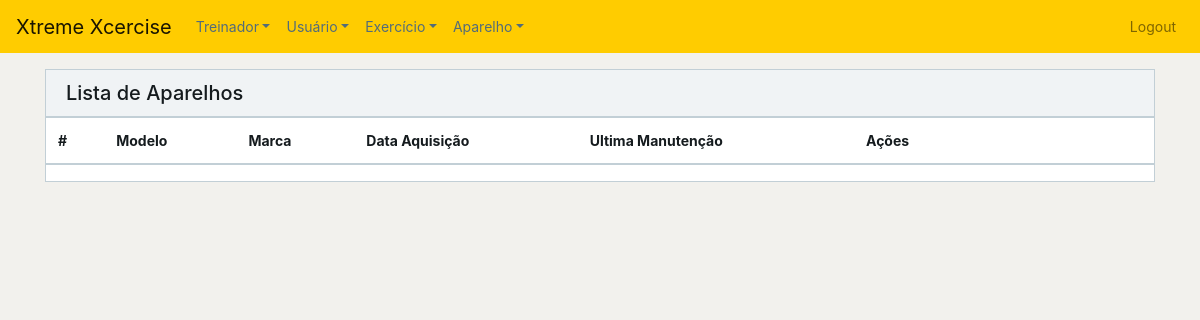
Page /aparelho/index.php (signed in) on the earlier database version.
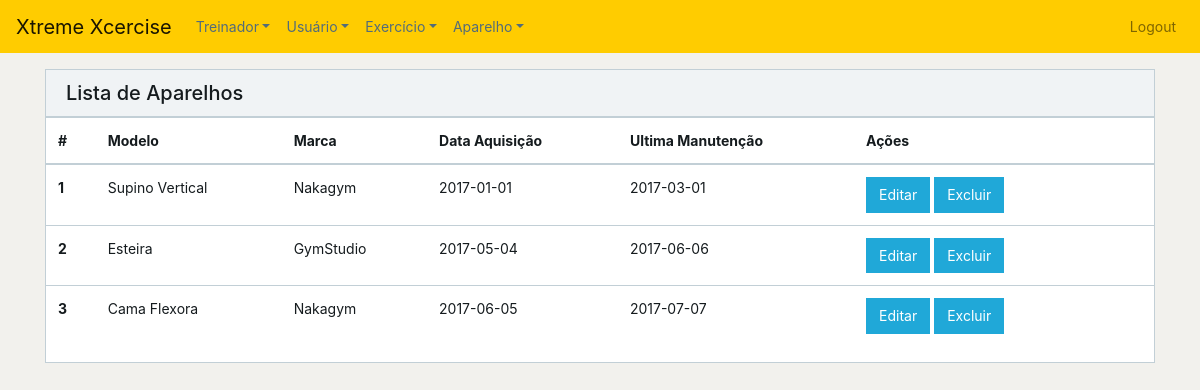
Same page on the later database version.
### tables this page shows
CREATE TABLE `aparelho` (
  `aparelhoID` int(11) NOT NULL,
  `marca` varchar(35) DEFAULT NULL,
  `modelo` varchar(35) DEFAULT NULL,
  `dataAquisicao` date DEFAULT NULL,
  `ultimaManutencao` date DEFAULT NULL
);

### aparelho/index.php (the view, shortened to what this page needs)
<?php
include_once '../functions.php';
?>
<!DOCTYPE html>
<html lang="en">
<head>
    <link href="../css/font-awesome.min.css" rel="stylesheet">
    <link href="../css/simple-line-icons.min" rel="stylesheet">
    <link href="../css/style.min.css" rel="stylesheet">
    <link href="../css/stylesheetjr.css" rel="stylesheet">
</head>
<body>
<?php include_once '../header.php';
$table = 'aparelho';
$var = indexMachine($table);
?>
<div class="container mt-3">
    <div class="card">
        <div class="card-header">
            <h1 class="h5 m-0">Lista de Aparelhos</h1>
        </div>
        <table class="table table-responsive">
            <thead>
            <tr>
                <th>#</th>
                <th>Modelo</th>
                <th>Marca</th>
                <th>Data Aquisição</th>
                <th>Ultima Manutenção</th>
                <th style="width: 300px;">Ações</th>
            </tr>
            </thead>
            <tbody>
            <?php
            while($row = mysqli_fetch_assoc($var)) {
                echo "<tr>";
                echo "<th>" . $row['aparelhoID'] . "</th>";
                echo "<td>" . $row['modelo'] . "</td>";
                echo "<td>" . $row['marca'] . "</td>";
                echo "<td>" . $row['dataAquisicao'] . "</td>";
                echo "<td>" . $row['ultimaManutencao'] . "</td>";
                echo "<td>";
                echo "<a class=\"btn btn-primary mr-1\" href=\"edit.php?id=" . $row['aparelhoID'] . " \" role=\"button\">Editar</a>";
                echo "<a class=\"btn btn-primary mr-1\" href=\"delete.php?id=" . $row['aparelhoID'] . " \" role=\"button\">Excluir</a>";
                echo "</td>";
                echo "</tr>";
            }
            ?>
            </tbody>
        </table>
    </div>
</div>
</body>
</html>

### header.php (shortened to what this page needs)
<nav class="navbar navbar-expand-lg navbar-light bg-yellow">
    <a class="navbar-brand" href="<?php generateRoute('index.php'); ?>">Xtreme Xcercise</a>
    <div class="collapse navbar-collapse" id="navbarNavDropdown">
        <ul class="navbar-nav mr-auto">
            <?php
                if(getPermission() === '3'):
            ?>
            <li class="nav-item dropdown">
                <a class="nav-link dropdown-toggle" href="#" id="navbarDropdownMenuLink" data-toggle="dropdown" aria-haspopup="true" aria-expanded="false">Treinador</a>
            </li>
            <li class="nav-item dropdown">
                <a class="nav-link dropdown-toggle" href="#" id="navbarDropdownMenuLink" data-toggle="dropdown" aria-haspopup="true" aria-expanded="false">Usuário</a>
            </li>
            <li class="nav-item dropdown">
                <a class="nav-link dropdown-toggle" href="#" id="navbarDropdownMenuLink" data-toggle="dropdown" aria-haspopup="true" aria-expanded="false">Exercício</a>
            </li>
            <li class="nav-item dropdown">
                <a class="nav-link dropdown-toggle" href="#" id="navbarDropdownMenuLink" data-toggle="dropdown" aria-haspopup="true" aria-expanded="false">Aparelho</a>
            </li>
            <?php
                endif;
            ?>
        </ul>
        <ul class="navbar-nav">
            <li class="nav-item">
                <a class="nav-link" href="<?php generateRoute('logout.php')?>">Logout</a>
            </li>
        </ul>
    </div>
</nav>

### functions.php (shortened to what this page needs)
<?php
function generateRoute($url) {
    echo ROOT_FOLDER . $url;
}
function connection() {
    return mysqli_connect(DB_HOST, DB_USER, DB_PASS, DB_NAME);
}
function indexMachine($table){
    $query = "SELECT * FROM $table";
    $result = mysqli_query(connection(), $query);
    if ($result) {
        return $result;
    }
}
    function getPermission(){
        return base64_decode($_SESSION['usuario']['permissao']);
    }
?>

### css/stylesheetjr.css (style rules this page uses)
body { background-color: #f2f1ed; }
.bg-yellow { background-color: #ffcc00; }

Differences in the rows shown:
added aparelho: aparelhoID "1", modelo "Supino Vertical", marca "Nakagym", dataAquisicao "2017-01-01", ultimaManutencao "2017-03-01"
added aparelho: aparelhoID "2", modelo "Esteira", marca "GymStudio", dataAquisicao "2017-05-04", ultimaManutencao "2017-06-06"
added aparelho: aparelhoID "3", modelo "Cama Flexora", marca "Nakagym", dataAquisicao "2017-06-05", ultimaManutencao "2017-07-07"
